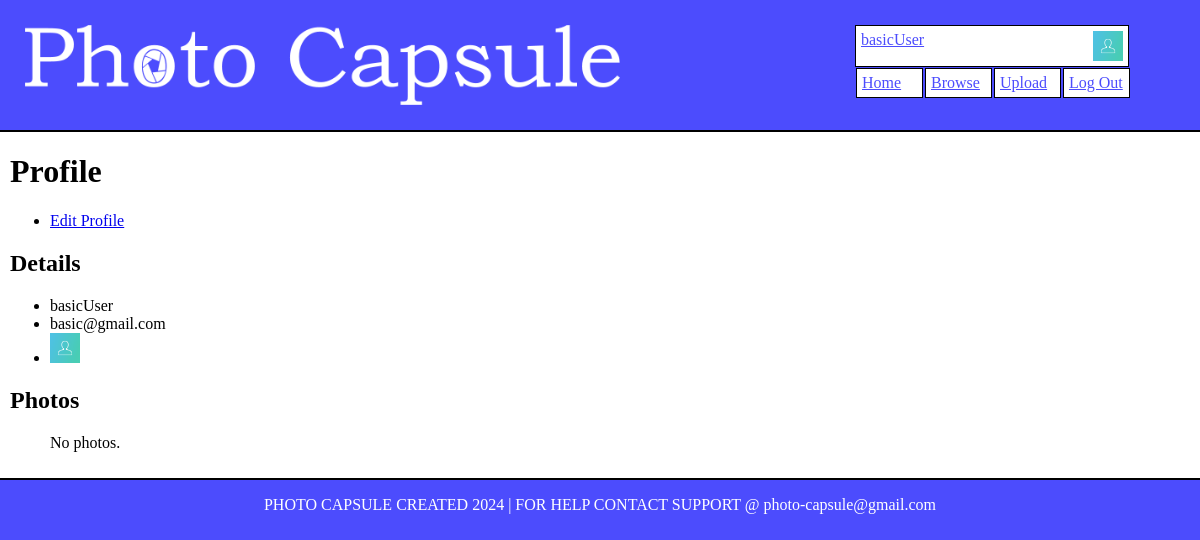
Page /photocapsule/profile/basicUser (signed in) on the earlier database version.
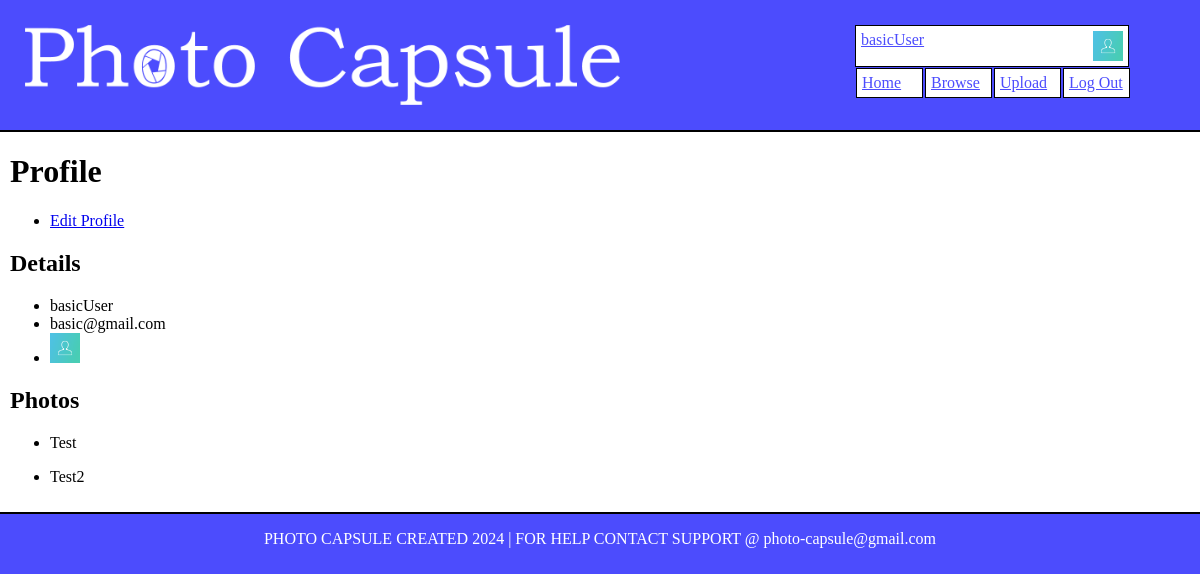
Same page on the later database version.
### photocapsule/models.py (models this page shows, shortened)
class UserProfile(models.Model):
    user = models.OneToOneField(User, on_delete=models.CASCADE)
    profilePicture = models.ImageField(upload_to='profile_pictures', default='profile_pictures/default.png')

class Photo(models.Model):
    userID = models.ForeignKey(User, on_delete=models.CASCADE)
    title = models.CharField(max_length=25)
    description = models.CharField(max_length=300)
    image = models.ImageField(upload_to='uploads', blank=False)
    likes = models.IntegerField(default=0)
    uploadDate = models.DateTimeField(auto_now_add=True)

### photocapsule/views.py (the view)
# urls.py: path('profile/<str:userPage>', views.profile, name='profile'),
@login_required
def profile(request, userPage):
    context_dict = {}
    try:
        userPage = User.objects.get(username=userPage)
        context_dict['userPage'] = userPage
        context_dict['photos'] = Photo.objects.filter(userID=userPage)
    except User.DoesNotExist:
        context_dict['userPage'] = None
        context_dict['photos'] = None
    return render(request, 'photocapsule/profile.html', context=context_dict)

### templates/photocapsule/profile.html (shortened to what this page needs)
{% extends 'photocapsule/base.html' %}
{% load staticfiles %}
{% block body_block %}
    <h1>Profile</h1>
    {% if userPage.username == user.username %}
        <ul>
            <li><a href="{% url 'photocapsule:edit-profile' user.username %}">Edit Profile</a></li>
        </ul>
    {% endif %}
    {% if userPage %}
        <h2>Details</h2>
        <ul>
            <li>{{ userPage.username }}</li>
            <li>{{ userPage.email }}</li>
            <li><img id="profilePicture" src="{{ userPage.userprofile.profilePicture.url }}" alt="Profile Picture" /></li>
        </ul>
        <h2>Photos</h2>
        <ul>
            {% if photos %}
                {% for photo in photos %}
                <li><p>{{ photo.title }}</p></li>
                {% endfor %}
            {% else %}
                No photos.
            {% endif %}
        </ul>
    {% else %}
        User not found.
    {% endif %}
{% endblock %}

### templates/photocapsule/base.html (shortened to what this page needs)
<!DOCTYPE html>
{% load staticfiles %}
<html>
    <head>
        <link rel="stylesheet" type="text/css" href="{% static 'css/base.css' %}" />
    </head>
    <body>
        <header>
            <img id="logo" src="{% static 'images/PhotoCapsuleLogoWhite.png' %}" alt="Photo Capsule Logo" />
            <div id="navbar">
                <ul id="account">
                    <li>
                        <p>
                        {% if user.is_authenticated %}
                            <a href="{% url 'photocapsule:profile' user.username %}">{{ user.username }}</a>
                            <img id="profilePicture" src="{{ user.userprofile.profilePicture.url }}" alt="Profile Picture" />
                        {% else %}
                            logged out
                        {% endif %}
                        </p>
                    </li>
                </ul>
                <ul>
                    <li><a href="{% url 'photocapsule:index' %}">Home</a></li>
                    <li><a href="{% url 'photocapsule:browse' %}">Browse</a></li>
                    {% if user.is_authenticated %}
                        <li><a href="{% url 'photocapsule:upload' %}">Upload</a></li>
                        <li><a href="{% url 'auth_logout' %}?next={% url 'photocapsule:index' %}.">Log Out</a></li>
                    {% else %}
                        <li><a href="{% url 'registration_register' %}">Register</a></li>
                        <li><a href="{% url 'auth_login' %}">Log In</a></li>
                    {% endif %}
                </ul>
            </div>
        </header>
        <div class="content">
            {% block body_block %}
            {% endblock %}
        </div>
        <footer>
            <p>PHOTO CAPSULE CREATED 2024 | FOR HELP CONTACT SUPPORT @ photo-capsule@gmail.com</p>
        </footer>
    </body>
</html>

### static/css/base.css (style rules this page uses)
html { background-color:#4c4cfd; }
header { height:10vh; padding:25px; }
body { margin:0; }
.content { background-color:white; padding:10px; padding-top:0; border-top:2px solid black; border-bottom:2px solid black; }
#logo { float:left; height:100%; max-width:60vw; }
#profilePicture { height:30px; width:30px; }
#navbar ul li { float:left; }
#navbar { float:right; height:100%; width:320px; margin-right:40px; }
#navbar p { margin:0; }
#navbar li { background-color:white; padding:5px; list-style-type:none; border:1px solid black; margin:1px; width: 55px; }
#navbar a { color:#4c4cfd; }
footer { color:white; width:100%; text-align:center; }
#account li { width:262px; margin:0; }
#account img { float:right; }
#account { margin:0; }

Differences in the rows shown:
added Photo: title "Test"
added Photo: title "Test2"
Other differences:
text no longer shown: "No photos."
